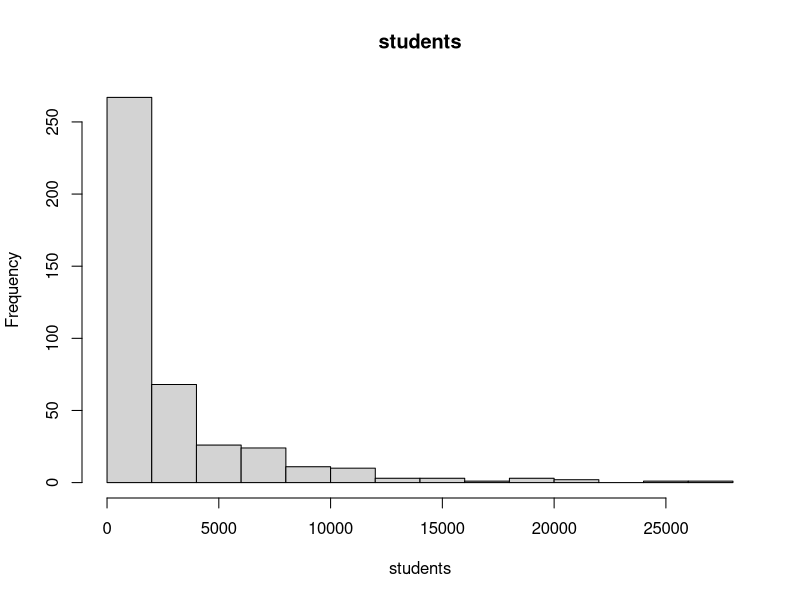
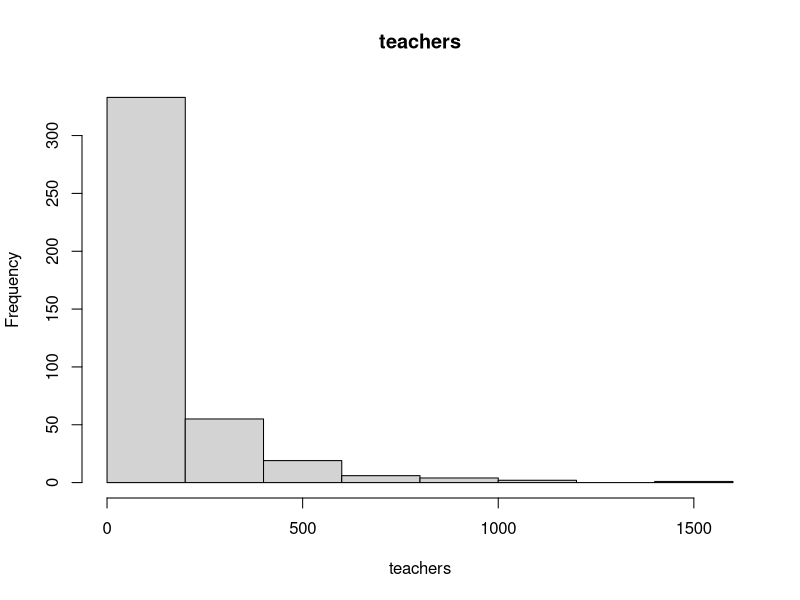
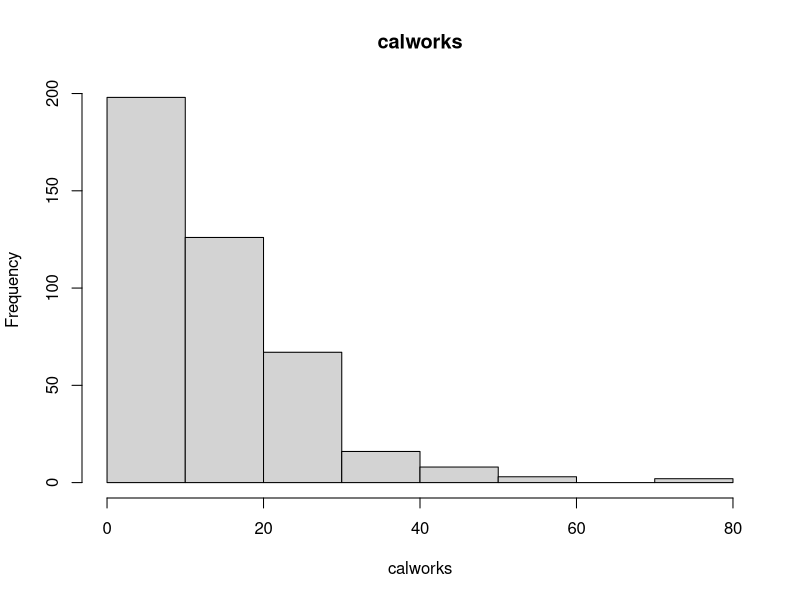
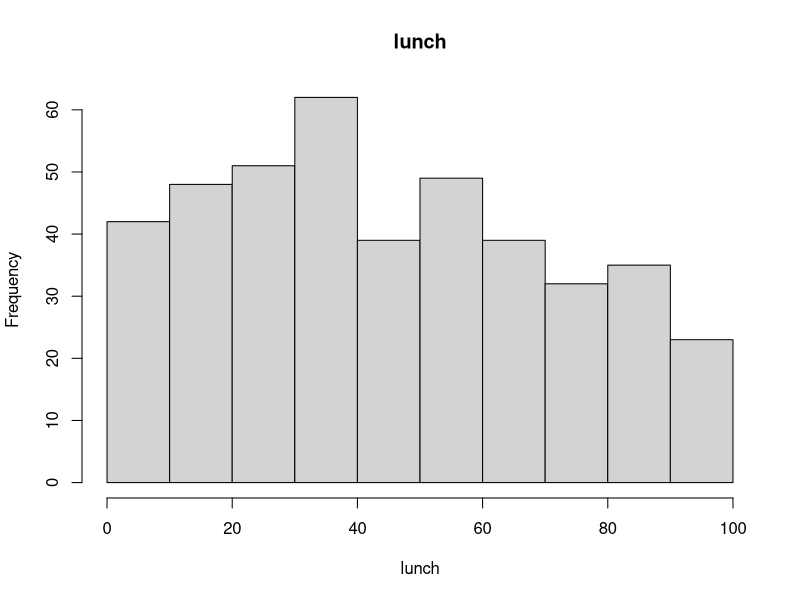
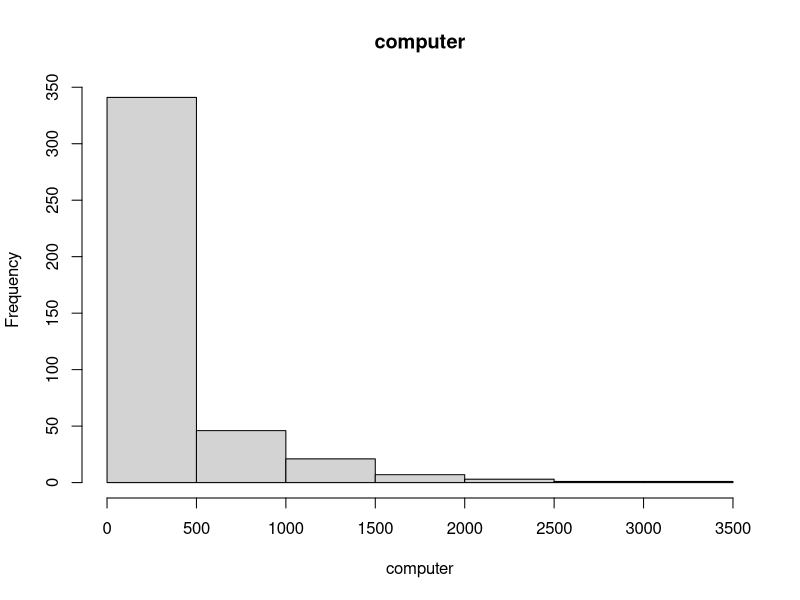
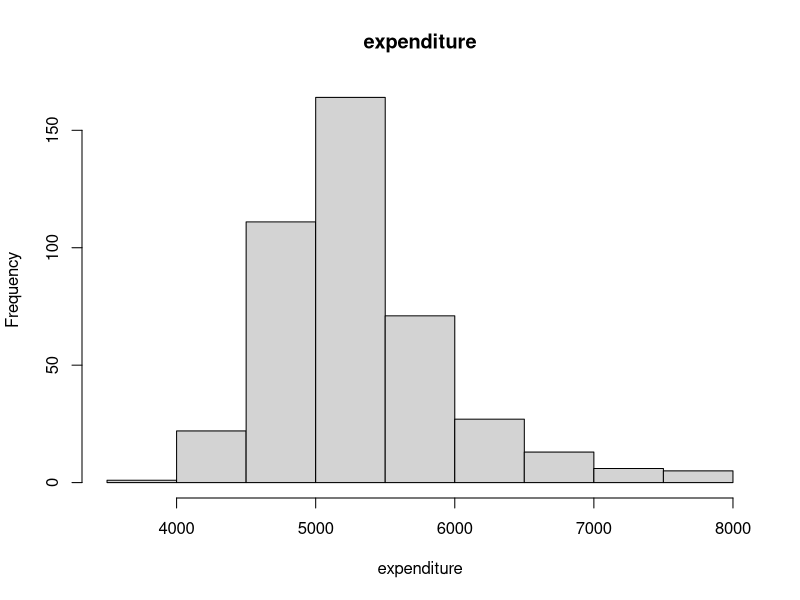
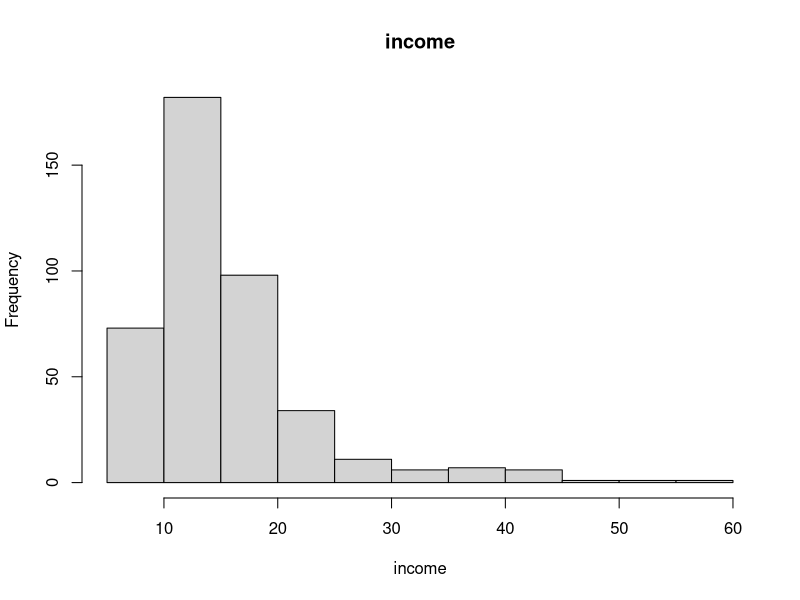
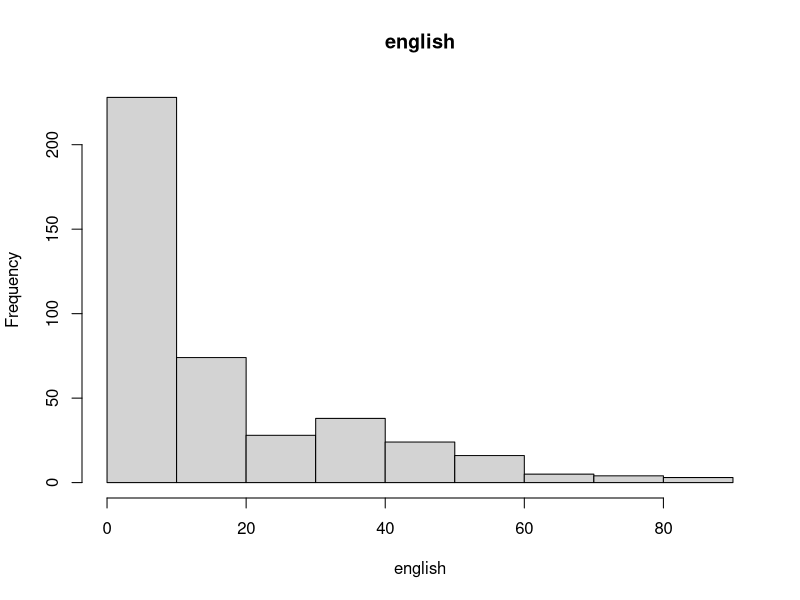

These charts were generated, in order, by the following R code:
install.packages("psych")
library(psych)
install.packages("AER")
library(AER)
install.packages("ggplot2")
library(ggplot2)
install.packages("reshape2")
library(reshape2)
install.packages("nortest")
library(nortest)

#load_data
data("CASchools", package = "AER")
df <- subset(CASchools,select= -school)
df <- subset(df,select= -math)

#description of the data
numerical_vars <- df[sapply(df, is.numeric)]

#dependent varaible
summary(df)
describe(df)
mean(df$read)
sd(df$read)
min(df$read)
max(df$read)
summary(df$read)

#independent varaibles
means <- colMeans(numerical_vars)
std_dev <- apply(numerical_vars, 2, sd)
minimum <- apply(numerical_vars, 2, min)
maximum <- apply(numerical_vars, 2, max)

print("Means:")
print(means)
print("Standard Deviation:")
print(std_dev)
print("Minimum:")
print(minimum)
print("Maximum:")
print(maximum)

#barplots
par(mfrow = c(1, 1))
for (col in names(numerical_vars)) {
  if (is.factor(numerical_vars[[col]])) {
    barplot(table(numerical_vars[[col]]), main = col, xlab = col)
  }
}

#histograms
par(mfrow = c(1, 1))  # Adjust the layout as needed
for (col in names(numerical_vars)) {
  if (is.numeric(numerical_vars[[col]])) {
    hist(numerical_vars[[col]], main = col, xlab = col)
  }
}

#boxplots
par(mfrow = c(1, 1))  # Adjust the layout as needed
for (col in names(numerical_vars)) {
  if (is.numeric(numerical_vars[[col]])) {
    boxplot(numerical_vars[[col]], main = col, xlab = col)
  }
}

#correlation
cor_matrix <- cor(numerical_vars)
ggplot(melt(cor_matrix), aes(Var1, Var2, fill = value)) +
  geom_tile() +
  scale_fill_gradient(low = "blue", high = "red") +
  theme_minimal() +
  theme(axis.text.x = element_text(angle = 45, hjust = 1))
print(cor_matrix[,])

#scatterplots
pairs(numerical_vars)

#pca analysis
pca_result <- prcomp(numerical_vars, scale. = TRUE)
summary(pca_result)

#normality
for (col in names(numerical_vars)) {
  print(paste("Shapiro-Wilk test for", col, ":"))
  print(shapiro.test(numerical_vars[[col]]))
}
for (col in names(numerical_vars)) {
  print(paste("Anderson-Darling test for", col, ":"))
  print(ad.test(numerical_vars[[col]]))
}


#chossing the model
# Fit models with different variable combinations
model1 <- lm(read ~ lunch, data = df)
model2 <- lm(read ~ income, data = df)
model3 <- lm(read ~ english, data = df)
model4 <- lm(read ~ calworks, data = df)
model5 <- lm(read ~ lunch+income, data = df)
model6 <- lm(read ~ lunch+english, data = df)
model7 <- lm(read ~ lunch+calworks, data = df)
model8 <- lm(read ~ students+teachers+calworks+lunch+computer+expenditure+income+english+read, data = df)
# ...

# Compare models using AIC
AIC_values <- AIC(model1, model2,model3,model4,model5,model6,model7,model8)
print(AIC_values)

summary(model8)

#model fitting and preditcions
model <- lm(read ~ ., data = df)
AIC(model)
summary(model)

predictions <- predict(model, newdata = df)
plot(predictions, df$read, xlab = "Predicted Read", ylab = "Observed Read")
